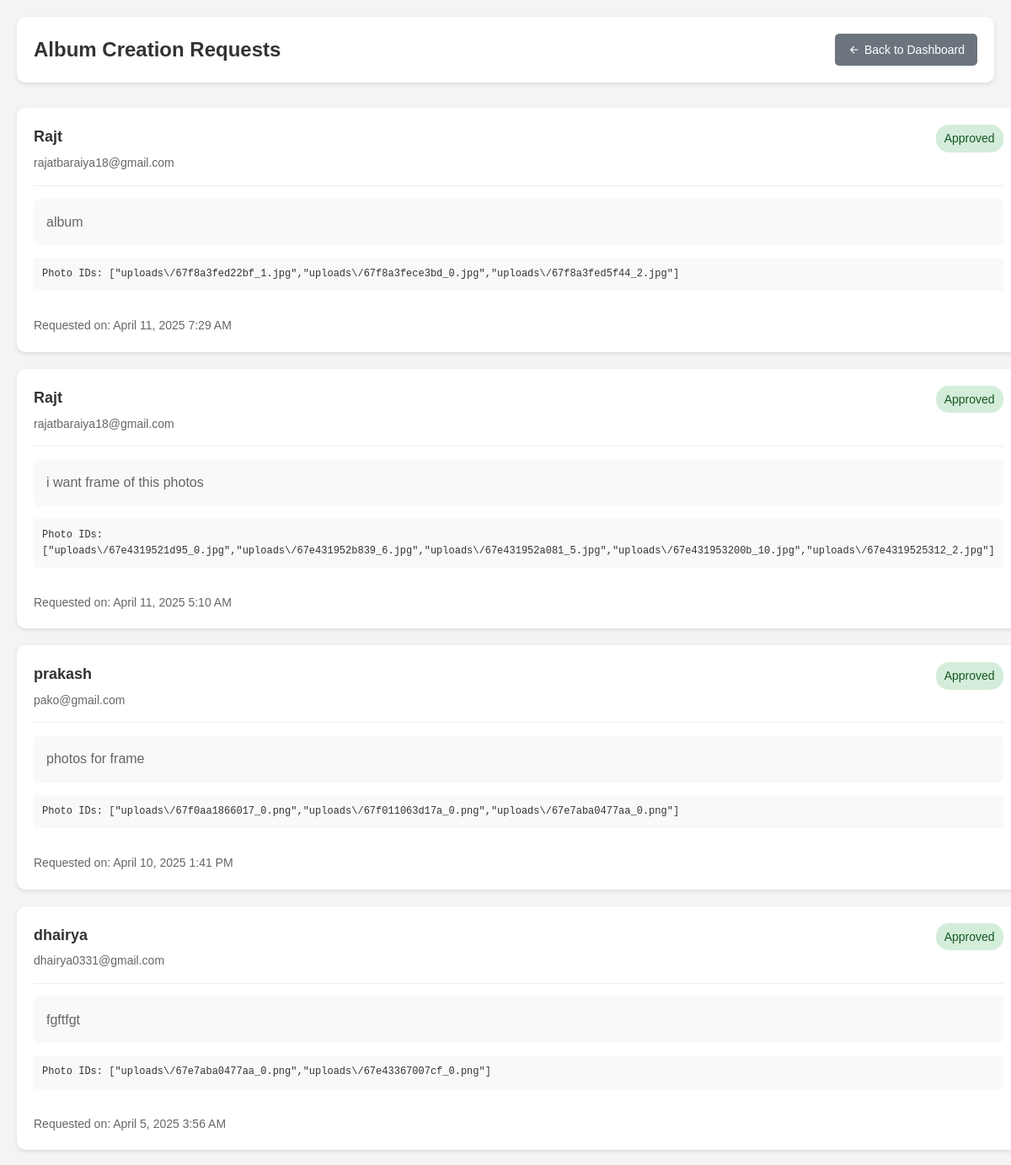
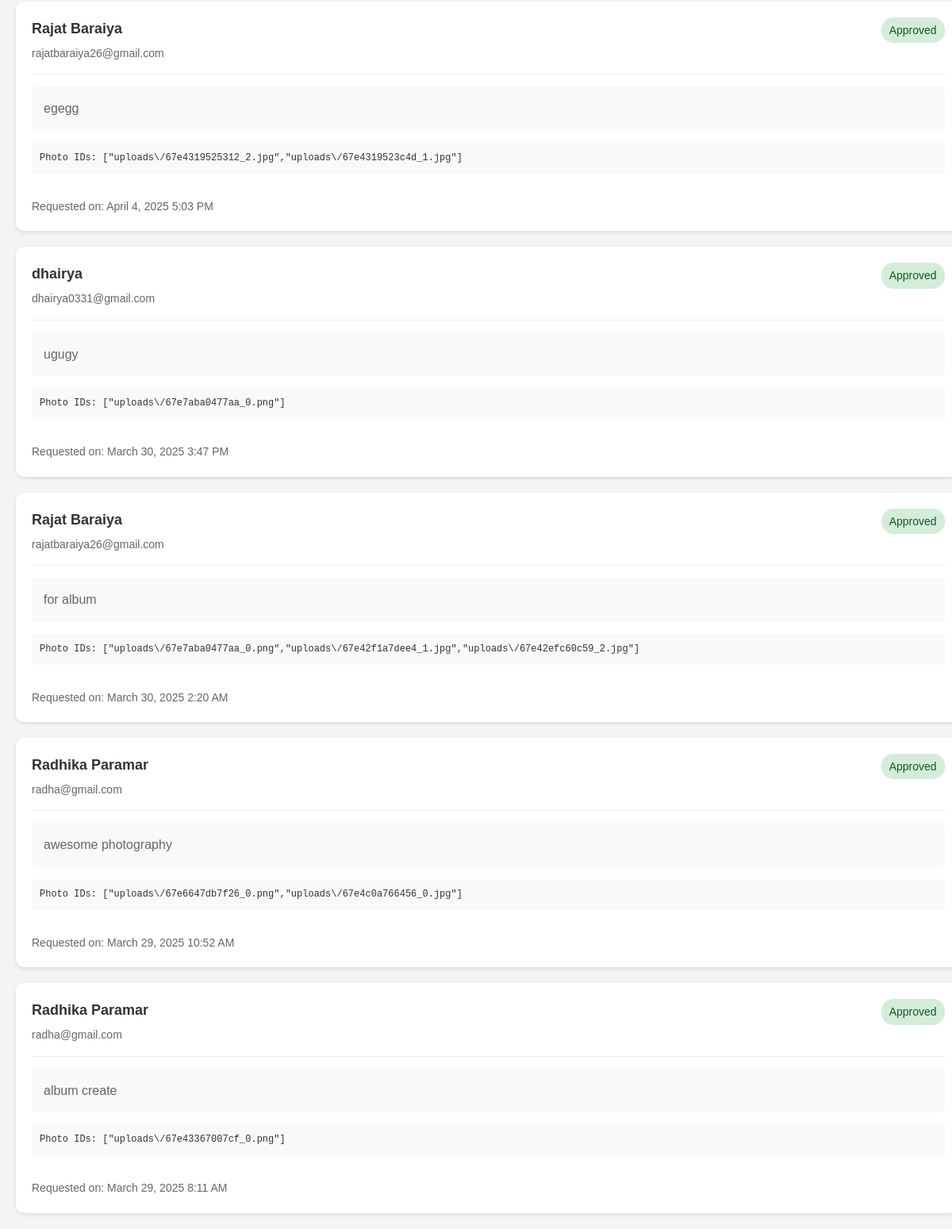
Screenshot of /admin/view_requests.php (signed in) with the database file from the repository (2 pictures, top to bottom).
### tables this page shows
CREATE TABLE `photo_requests` (
  `id` int(11) NOT NULL,
  `user_id` int(11) NOT NULL,
  `photo_paths` text NOT NULL,
  `message` text DEFAULT NULL,
  `status` enum('pending','approved','rejected') DEFAULT 'pending',
  `created_at` timestamp NOT NULL DEFAULT current_timestamp(),
  `updated_at` timestamp NOT NULL DEFAULT current_timestamp() ON UPDATE current_timestamp()
);

CREATE TABLE `user_form` (
  `id` int(100) NOT NULL,
  `name` varchar(100) NOT NULL,
  `email` varchar(100) NOT NULL,
  `password` varchar(100) NOT NULL,
  `security_answer` varchar(255) NOT NULL,
  `image` varchar(100) NOT NULL,
  `wallet_balance` decimal(10,2) DEFAULT 0.00
);

### admin/view_requests.php (the view, shortened to what this page needs)
<?php
include("../config.php");
$sql = "SELECT pr.*, uf.name as user_name, uf.email as user_email
        FROM photo_requests pr
        JOIN user_form uf ON pr.user_id = uf.id
        ORDER BY pr.created_at DESC";
$result = $conn->query($sql);
$requests = [];
if ($result) {
    while ($row = $result->fetch_assoc()) {
        $requests[] = $row;
    }
}
?>
<!DOCTYPE html>
<html lang="en">
<head>
    <link href="https://cdn.jsdelivr.net/npm/remixicon@4.5.0/fonts/remixicon.css" rel="stylesheet"/>
</head>
<body>
    <div class="container">
        <div class="header">
            <h1>Album Creation Requests</h1>
            <a href="dashboard.php" class="back-btn">
                <i class="ri-arrow-left-line"></i> Back to Dashboard
            </a>
        </div>
        <div class="requests-grid">
            <?php if (empty($requests)): ?>
                <div class="request-card">
                    <p>No album requests found.</p>
                </div>
            <?php else: ?>
                <?php foreach ($requests as $request): ?>
                    <div class="request-card">
                        <div class="request-header">
                            <div class="user-info">
                                <h3><?php echo htmlspecialchars($request['user_name']); ?></h3>
                                <p><?php echo htmlspecialchars($request['user_email']); ?></p>
                            </div>
                            <span class="request-status status-<?php echo $request['status']; ?>">
                                <?php echo ucfirst($request['status']); ?>
                            </span>
                        </div>
                        <?php if ($request['message']): ?>
                            <div class="request-message">
                                <p><?php echo htmlspecialchars($request['message']); ?></p>
                            </div>
                        <?php endif; ?>
                        <div style="background: #f8f9fa; padding: 10px; margin: 10px 0; font-family: monospace; font-size: 12px;">
                            Photo IDs: <?php echo htmlspecialchars($request['photo_paths']); ?>
                        </div>
                        <div class="request-date">
                            Requested on: <?php echo date('F j, Y g:i A', strtotime($request['created_at'])); ?>
                        </div>
                    </div>
                <?php endforeach; ?>
            <?php endif; ?>
        </div>
    </div>
</body>
</html>

### admin/view_requests.php (style rules this page uses)
* { margin: 0; padding: 0; box-sizing: border-box; font-family: 'Poppins', sans-serif; }
body { background: #f4f4f4; color: #333; line-height: 1.6; }
.container { max-width: 1200px; margin: 0 auto; padding: 20px; }
.header { background: white; padding: 20px; margin-bottom: 30px; border-radius: 10px; box-shadow: 0 2px 5px rgba(0,0,0,0.1); display: flex; justify-content: space-between; align-items: center; }
.header h1 { color: #333; font-size: 24px; }
.back-btn { background: #6c757d; color: white; text-decoration: none; padding: 8px 15px; border-radius: 5px; display: inline-flex; align-items: center; gap: 5px; font-size: 14px; }
.requests-grid { display: grid; gap: 20px; }
.request-card { background: white; border-radius: 10px; padding: 20px; box-shadow: 0 2px 5px rgba(0,0,0,0.1); }
.request-header { display: flex; justify-content: space-between; align-items: flex-start; margin-bottom: 15px; padding-bottom: 15px; border-bottom: 1px solid #eee; }
.user-info h3 { font-size: 18px; color: #333; margin-bottom: 5px; }
.user-info p { color: #666; font-size: 14px; }
.request-status { padding: 5px 10px; border-radius: 15px; font-size: 14px; font-weight: 500; }
.status-approved { background: #d4edda; color: #155724; }
.request-message { background: #f8f9fa; padding: 15px; border-radius: 5px; margin-bottom: 15px; }
.request-message p { margin: 0; color: #666; }
.request-date { color: #666; font-size: 14px; margin-top: 10px; }

### rows the page displays
photo_requests: user.name "Rajt", user.email "rajatbaraiya18@gmail.com", status "Approved", message "album", photo_paths "[\"uploads\\/67f8a3fed22bf_1.jpg\",\"uploads\\/67f8a3fece3bd_0.jpg\",\"uploads\\/67f8a3fed5f44_2.jpg\"]", created_at "April 11, 2025 7:29 AM"
photo_requests: user.name "Rajt", user.email "rajatbaraiya18@gmail.com", status "Approved", message "i want frame of this photos", photo_paths "[\"uploads\\/67e4319521d95_0.jpg\",\"uploads\\/67e431952b839_6.jpg\",\"uploads\\/67e431952a081_5.jpg\",\"uploads\\/67e431953200b_10.jpg\",\"uploads\\/67e4319525312_2.jpg\"]", created_at "April 11, 2025 5:10 AM"
photo_requests: user.name "prakash", user.email "pako@gmail.com", status "Approved", message "photos for frame", photo_paths "[\"uploads\\/67f0aa1866017_0.png\",\"uploads\\/67f011063d17a_0.png\",\"uploads\\/67e7aba0477aa_0.png\"]", created_at "April 10, 2025 1:41 PM"
photo_requests: user.name "dhairya", user.email "dhairya0331@gmail.com", status "Approved", message "fgftfgt", photo_paths "[\"uploads\\/67e7aba0477aa_0.png\",\"uploads\\/67e43367007cf_0.png\"]", created_at "April 5, 2025 3:56 AM"
photo_requests: user.name "Rajat Baraiya", user.email "rajatbaraiya26@gmail.com", status "Approved", message "egegg", photo_paths "[\"uploads\\/67e4319525312_2.jpg\",\"uploads\\/67e4319523c4d_1.jpg\"]", created_at "April 4, 2025 5:03 PM"
photo_requests: user.name "dhairya", user.email "dhairya0331@gmail.com", status "Approved", message "ugugy", photo_paths "[\"uploads\\/67e7aba0477aa_0.png\"]", created_at "March 30, 2025 3:47 PM"
photo_requests: user.name "Rajat Baraiya", user.email "rajatbaraiya26@gmail.com", status "Approved", message "for album", photo_paths "[\"uploads\\/67e7aba0477aa_0.png\",\"uploads\\/67e42f1a7dee4_1.jpg\",\"uploads\\/67e42efc60c59_2.jpg\"]", created_at "March 30, 2025 2:20 AM"
photo_requests: user.name "Radhika Paramar", user.email "radha@gmail.com", status "Approved", message "awesome photography", photo_paths "[\"uploads\\/67e6647db7f26_0.png\",\"uploads\\/67e4c0a766456_0.jpg\"]", created_at "March 29, 2025 10:52 AM"
photo_requests: user.name "Radhika Paramar", user.email "radha@gmail.com", status "Approved", message "album create", photo_paths "[\"uploads\\/67e43367007cf_0.png\"]", created_at "March 29, 2025 8:11 AM"
